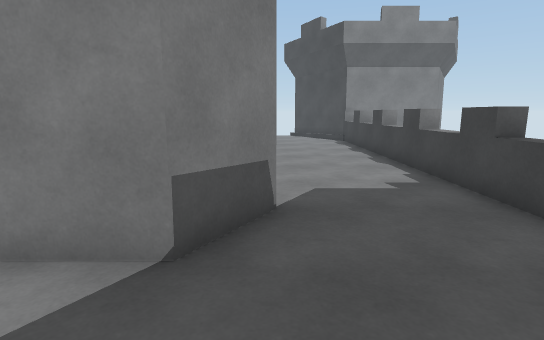
view 1 (above)

20 first-person views from a walk through a 3-D level made in the Unity game engine. The camera is 1.4 m above the floor, tilts 10° down and sees 80° across. The floor is counted in squares, 1 m on a side. Each view is taken from the middle of a square. On the plan, view 1 faces up. The plan holds only what a view shows up to about 15 squares ahead; the rest is blank. The place goes on beyond the plan.

view 2
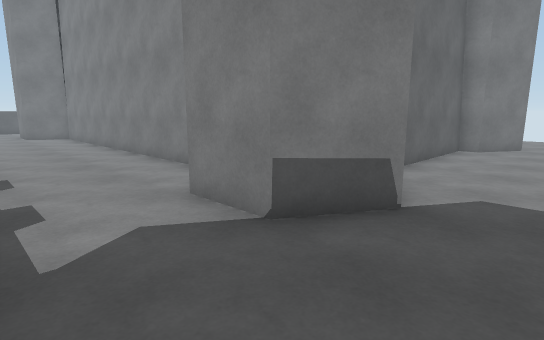

view 3
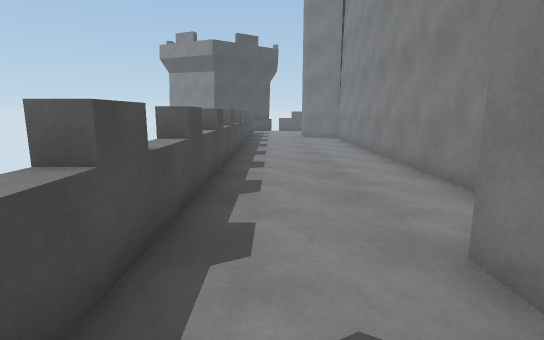

view 4
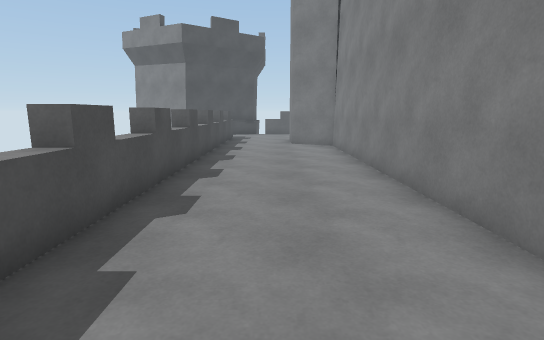

view 5
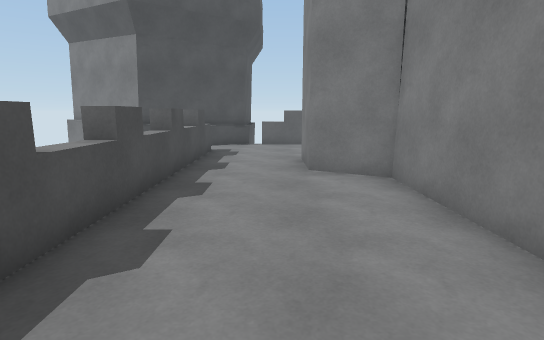

view 6
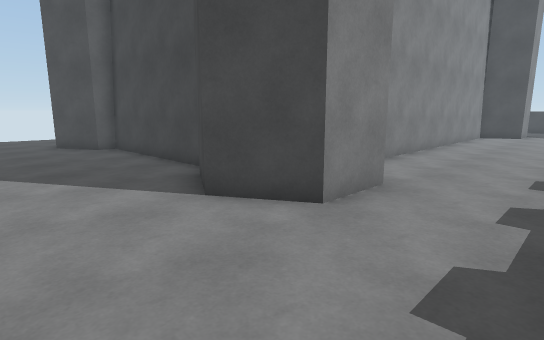

view 7
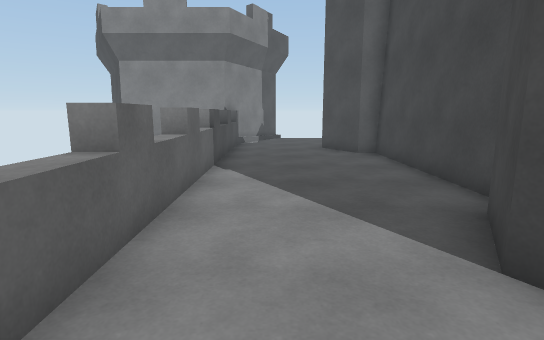

view 8
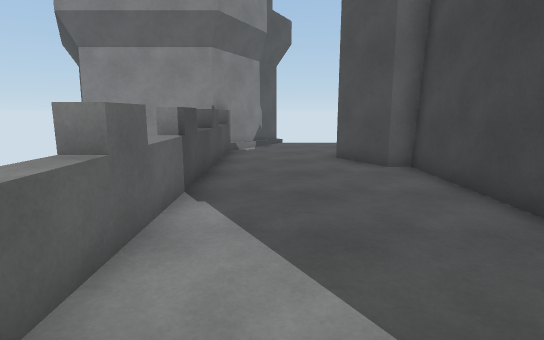

view 9
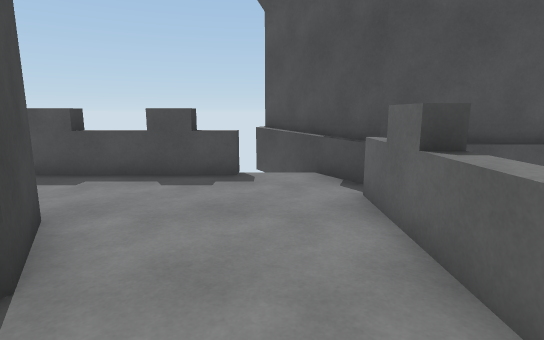

view 10
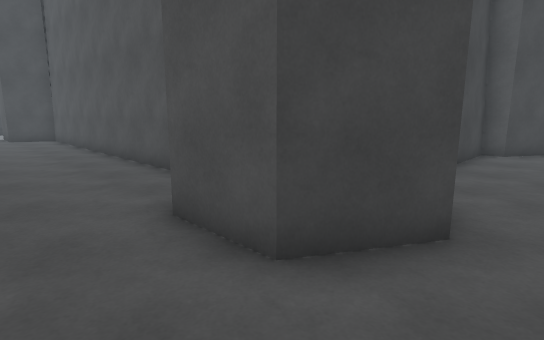

view 11
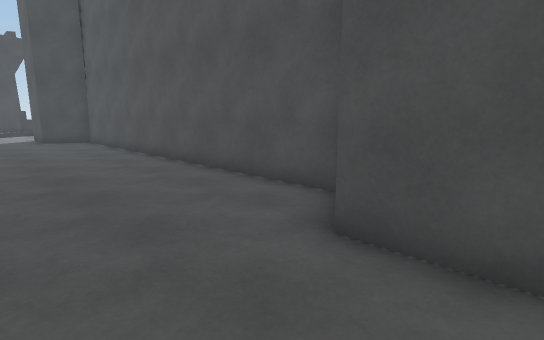

view 12
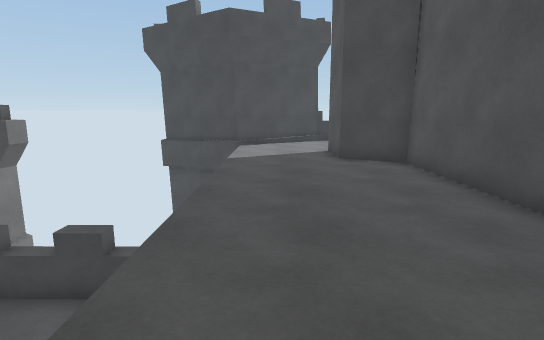

view 13
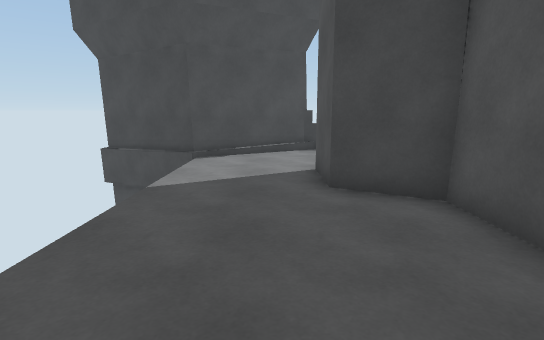

view 14
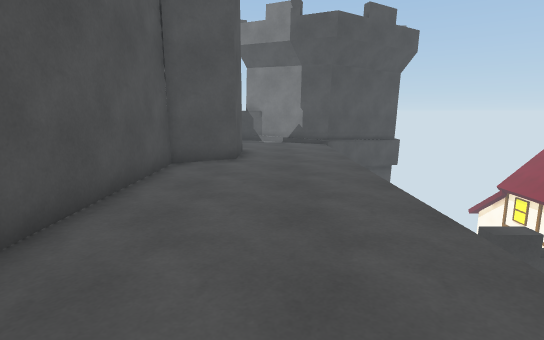

view 15
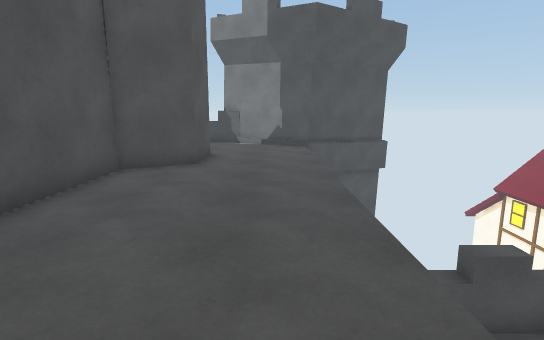

view 16
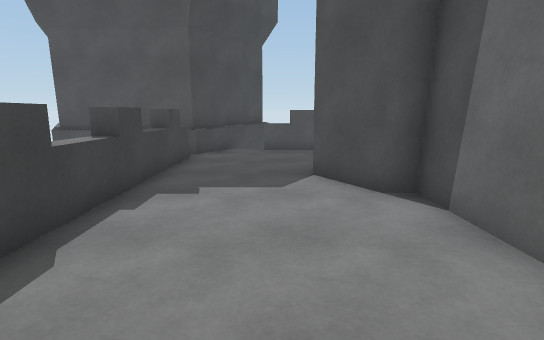

view 17
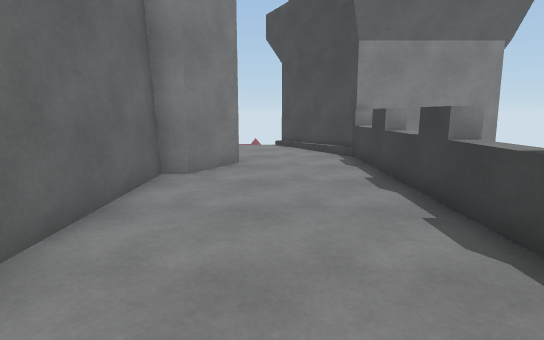

view 18
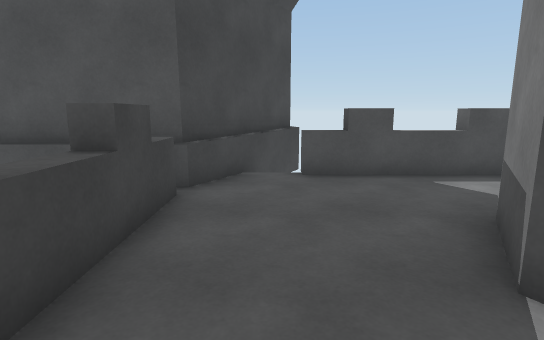

view 19
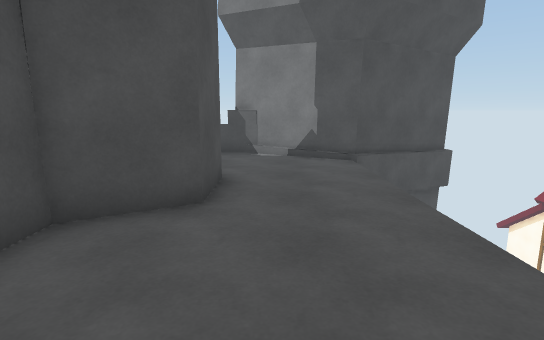

view 20
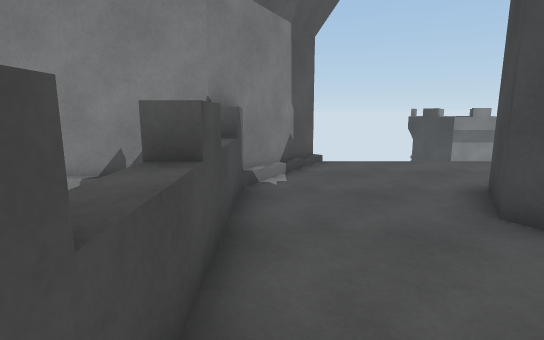

### Floor plan
Key: @ floor where view 1 was taken; # wall or solid block; . floor; ^ raised ledge; v drop or lower ground.
Columns run from 28 left of view 1 to 6 right of it. Each row starts with its distance up from view 1.
 23   ##        vv      vvv       v#
 22    #v       vv       vv       ##
 21    ##                        v#
 20    ##.........................##
 19    #...........................#
 18   ##...........................##
 17 ###....###...............###....###
 16 v ^....###...............#  ....^
 15   ^....# ################# ##...^
 14   ^....##                 ##....^
 13   ^.....#                 #.....^
 12   ^.....#                 #.....^
 11   ^.....#                 #.....^
 10   ^.....#                 #.....^
  9   ^.....#                 #.....^
  8   ^.....#                 #.....^
  7   ^.....#                 #.....^
  6   ^....##                 ##....^
  5   ^....# ##############    ##...^
  4   ^....###...............  #....^
  3   ^....###...............###....^
  2   ^.............................^
  1 ###.............................###
  0   #.........................@..##
 -1   ## ^^^^^^^^^^^^^^^^^^^^^^^^^v#
 -2    ##                         ##
 -3     #                        v#

Where each view was taken, in squares from view 1:
view 1: 0 up, 0 right, facing up
view 2: 0 up, 2 right, facing up-left
view 3: 1 up, 0 right, facing left
view 4: 2 up, 4 left, facing left
view 5: 2 up, 11 left, facing left
view 6: 0 up, 25 left, facing up-right
view 7: 2 up, 24 left, facing up
view 8: 5 up, 24 left, facing up
view 9: 7 up, 24 left, facing down
view 10: 19 up, 23 left, facing down-right
view 11: 20 up, 21 left, facing down-right
view 12: 19 up, 13 left, facing right
view 13: 18 up, 9 left, facing right
view 14: 18 up, 9 left, facing left
view 15: 19 up, 10 left, facing left
view 16: 12 up, 1 right, facing down
view 17: 6 up, 1 right, facing up
view 18: 7 up, 2 right, facing down
view 19: 18 up, 14 left, facing left
view 20: 11 up, 25 left, facing up
